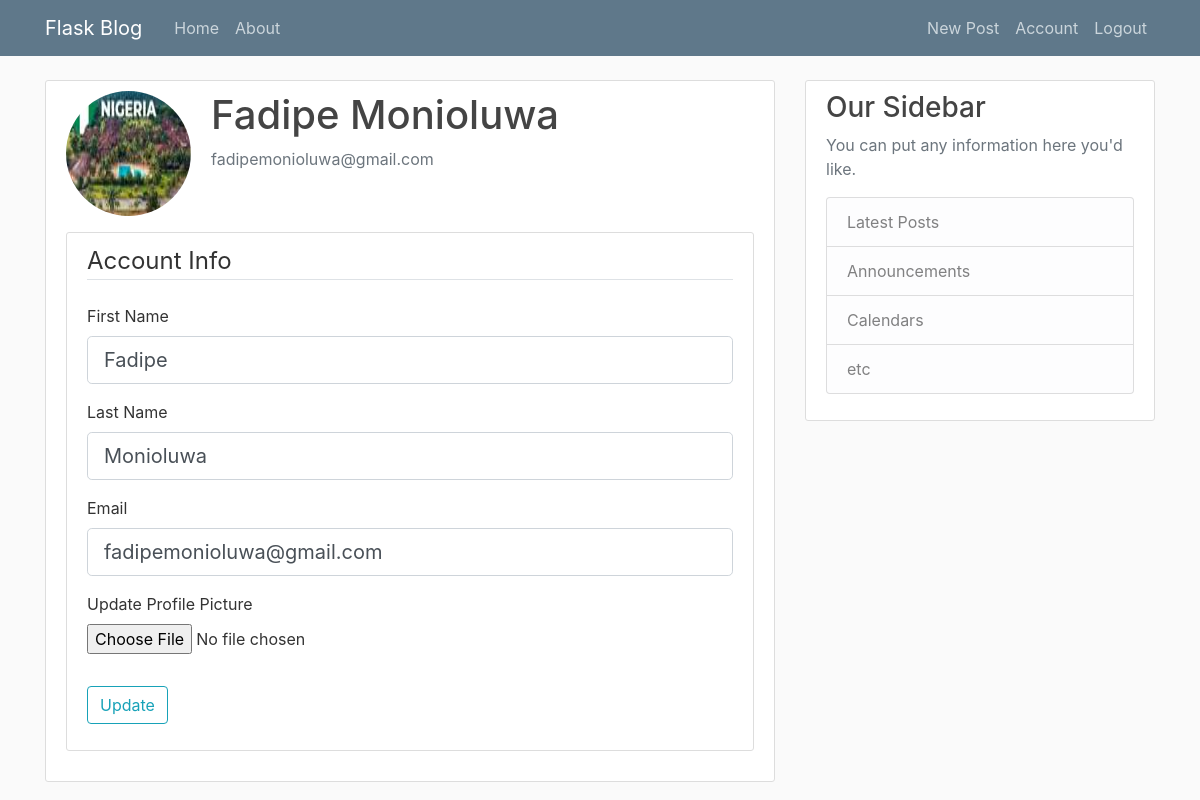
Page /account (signed in) on the committed database.
### app/models.py (models this page shows, shortened)
class User(db.Model, UserMixin):
    id = db.Column(db.Integer, primary_key=True)
    first_name = db.Column(db.String(20), unique=True, nullable=False)
    last_name = db.Column(db.String(20), unique=True, nullable=False)
    email = db.Column(db.String(120), unique=True, nullable=False)
    image_file = db.Column(db.String(20), nullable=False, default='default.jpg')
    password = db.Column(db.String(60), nullable=False)
    posts = db.relationship('Article', backref='author', lazy=True)

### app/users/routes.py (the view)
@users.route("/account", methods=['GET', 'POST'])
@login_required
def account():
    form = UpdateAccountForm()
    if form.validate_on_submit():
        if form.picture.data:
            picture_file = save_picture(form.picture.data)
            current_user.image_file = picture_file
        current_user.first_name = form.first_name.data
        current_user.last_name = form.last_name.data
        current_user.email = form.email.data
        db.session.commit()
        flash('Your account has been updated', 'success')
        return redirect(url_for('users.account'))
    elif request.method == 'GET':
        form.first_name.data = current_user.first_name
        form.last_name.data = current_user.last_name
        form.email.data = current_user.email
    image_file = url_for('static', filename='profile_pics/' + current_user.image_file)
    return render_template('account.html', title='Account', image_file=image_file, form=form)

### app/users/forms.py (shortened to what this page needs)
class UpdateAccountForm(FlaskForm):
    first_name = StringField('First Name', validators=[DataRequired(), Length(min=2, max=20)])
    last_name = StringField('Last Name', validators=[DataRequired(), Length(min=2, max=20)])
    email = StringField('Email', validators=[DataRequired(), Email()])
    picture = FileField('Update Profile Picture', validators=[FileAllowed(['jpg', 'png'])])
    submit = SubmitField('Update')

### app/models.py (called while the page is built)
@login_manager.user_loader
def load_user(user_id):
    return User.query.get(int(user_id))

### app/templates/account.html (shortened to what this page needs)
{% extends "base.html" %}
{% block content %}
    <div class="content-section">
        <div class="media">
            <img class="rounded-circle account-img" src="{{ image_file }}">
            <div class="media-body">
                <h2 class="account-heading">{{ current_user.first_name }} {{current_user.last_name }}</h2>
                <p class="text-secondary">{{ current_user.email }}</p>
            </div>
        </div>
        <div class="content-section">
            <form method="POST" action="", enctype="multipart/form-data">
                <fieldset class="form-group">
                    <legend class="border-bottom mb-4">Account Info</legend>
                    <div class="form-group">
                        {{ form.first_name.label(class="form-control-label") }}
                        {% if form.first_name.errors %}
                            {{ form.first_name(class="form-control form-control-lg is-invalid") }}
                            <div class="invalid-feedback">
                                {% for error in form.first_name.errors %}
                                    <span>{{ error }}</span>
                                {% endfor %}
                            </div>
                        {% else %}
                            {{ form.first_name(class="form-control form-control-lg") }}
                        {% endif %}
                    </div>
                    <div class="form-group">
                        {{ form.last_name.label(class="form-control-label") }}
                        {% if form.last_name.errors %}
                            {{ form.last_name(class="form-control form-control-lg is-invalid") }}
                            <div class="invalid-feedback">
                                {% for error in form.last_name.errors %}
                                    <span>{{ error }}</span>
                                {% endfor %}
                            </div>
                        {% else %}
                            {{ form.last_name(class="form-control form-control-lg") }}
                        {% endif %}
                    </div>
                    <div class="form-group">
                        {{ form.email.label(class="form-control-label") }}
                        {% if form.email.errors %}
                            {{ form.email(class="form-control form-control-lg is-invalid") }}
                            <div class="invalid-feedback">
                                {% for error in form.email.errors %}
                                    <span>{{ error }}</span>
                                {% endfor %}
                            </div>
                        {% else %}
                            {{ form.email(class="form-control form-control-lg") }}
                        {% endif %}
                    </div>
                    <div class="form-group">
                        {{ form.picture.label() }}
                        {{ form.picture(class="form-control-file") }}
                    </div>
                </fieldset>
                <div class="form-group">
                    {{ form.submit(class="btn btn-outline-info") }}
                </div>
            </form>
        </div>
    </div>
{% endblock content %}

### app/static/base.css (style rules this page uses)
body { background: #fafafa; color: #333333; margin-top: 5rem; }
h1, h2, h3, h4, h5, h6 { color: #444444; }
.content-section { background: #ffffff; padding: 10px 20px; border: 1px solid #dddddd; border-radius: 3px; margin-bottom: 20px; }
.account-img { height: 125px; width: 125px; margin-right: 20px; margin-bottom: 16px; }
.account-heading { font-size: 2.5rem; }

### rows in the picture
User: first_name "Fadipe", last_name "Monioluwa", email "fadipemonioluwa@gmail.com"
